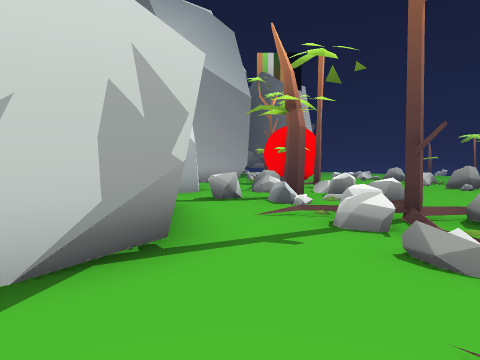
[1] (above)

17 first-person views from a walk through a scene from a Unity 3-D project. The camera is 1.2 m above the floor, tilts 2° down and sees 75° across. The floor is counted in squares, 1.8 m on a side. Each view is taken from the middle of a square. On the plan, view 1 faces up. The plan holds only what a view shows up to about 10 squares ahead; the rest is blank. The place goes on beyond the plan. The player character is not drawn.

[2]
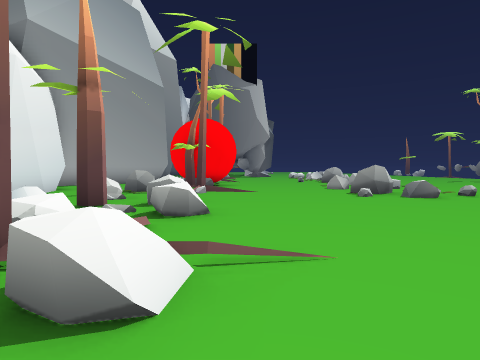

[3]
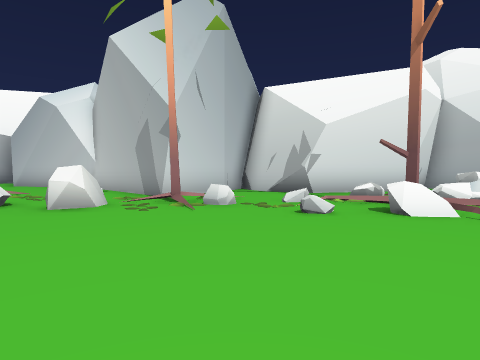

[4]
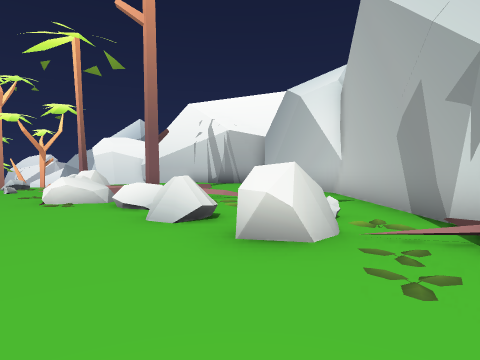

[5]
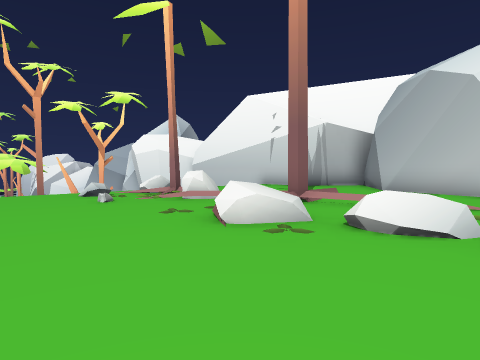

[6]
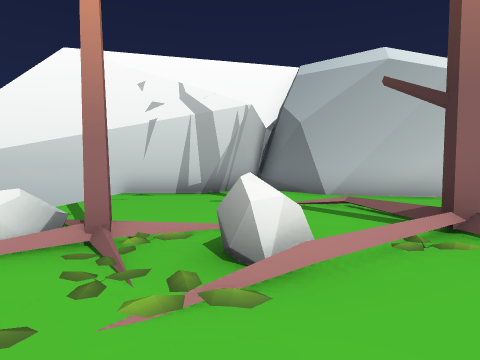

[7]
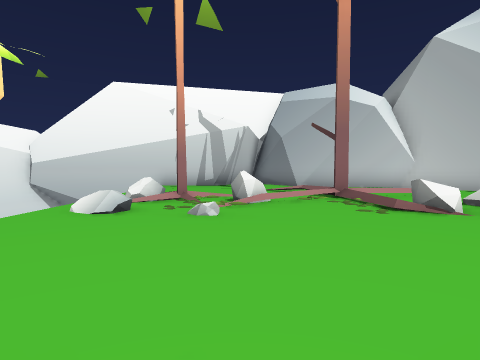

[8]
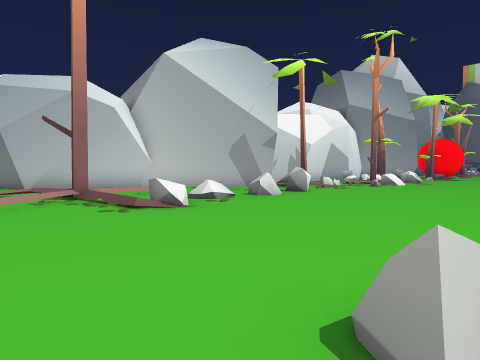

[9]
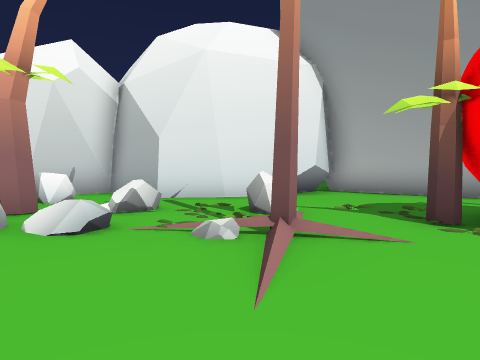

[10]
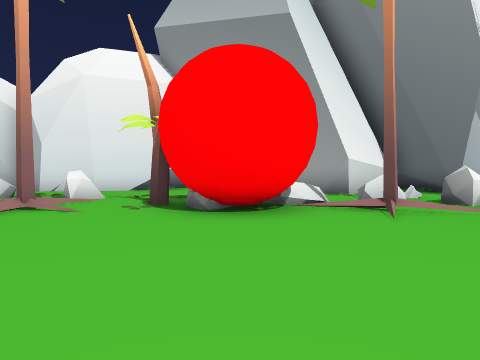

[11]
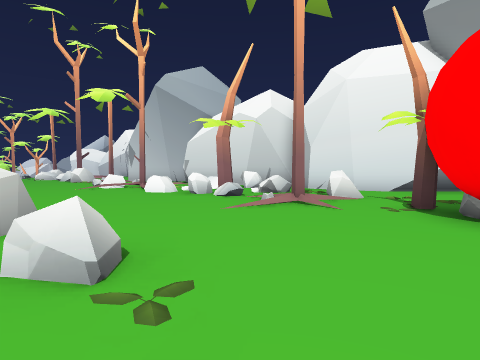

[12]
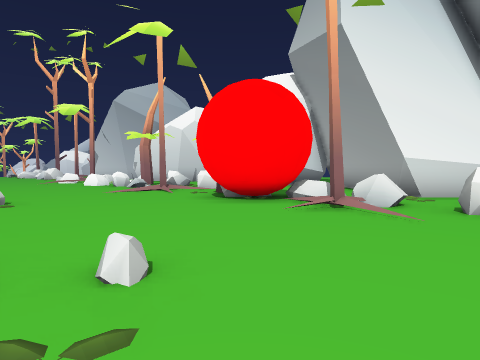

[13]
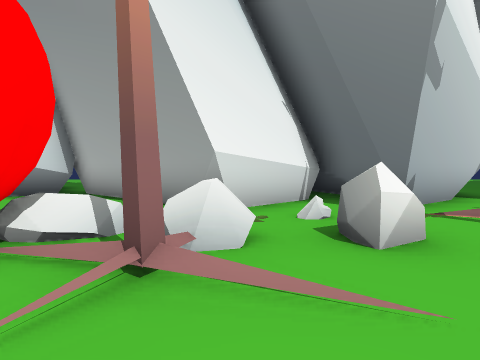

[14]
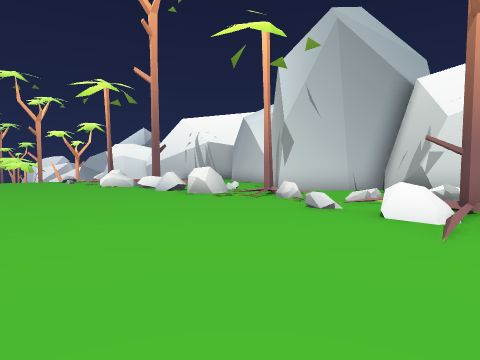

[15]
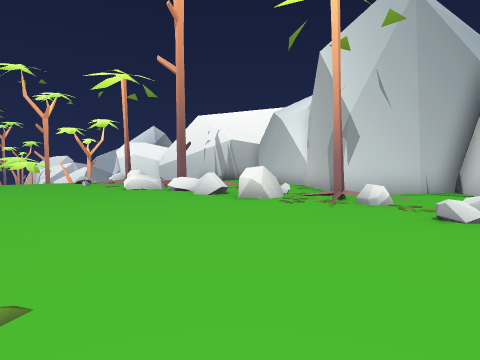

[16]
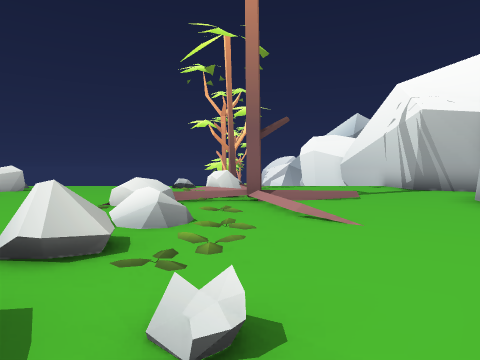

[17]
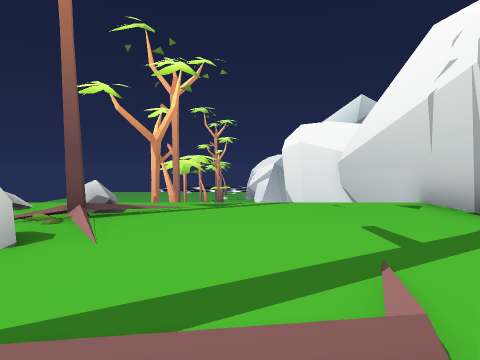

### Floor plan
Key: @ floor where view 1 was taken; # wall or solid block; x gap in a wall; . main floor; : floor 0.25 m higher than the main floor; / step, stairs or slope; = window, fence, low wall or low ledge; ^ raised ledge; v drop or lower ground; T tree; R rock.
Columns run from 6 left of view 1 to 8 right of it. Each row starts with its distance up from view 1.
 20   ###..///.....
 19     ##./#......
 18      ##/##...:.
 17      ##/.T.....
 16     ##. ##.....
 15    ##...##.....
 14   ##....##..../
 13   ###...T....=.
 12     #... #...//
 11     #..= T...##
 10     #..........
  9     #..=/=.....
  8    ##..T/R.....
  7    ##.RR/R.....
  6     #..///....
  5     ##./R/.....
  4      #.=R#/....
  3      #..TR.....
  2     ##.........
  1    ##..//...../
  0     ##@#T/..../
 -1      ##./......
 -2     ##./#/....
 -3    ##...//....
 -4    #...//=....
 -5   ##..///.....
 -6   #...///.....
 -7  ##.../###....
 -8 ##..///#/.....
 -9 #.../..x/.....=
-10 ##.....##......
-11  #.....T......^
-12  #.....#x#...
-13  #..........
-14  #v
-15  #v
-16  #v    T#

Positions as (right, up) in squares from view 1, and headings:
1: (0, 0), facing up
2: (4, 2), facing up
3: (8, 1), facing left
4: (5, 0), facing down-left
5: (6, -4), facing down-left
6: (4, -10), facing left
7: (8, -10), facing left
8: (8, -10), facing up-left
9: (6, 11), facing left
10: (8, 15), facing left
11: (8, 15), facing down-left
12: (8, 20), facing down-left
13: (5, 18), facing left
14: (8, 5), facing down-left
15: (8, 3), facing down-left
16: (1, -1), facing down
17: (-1, -7), facing down
